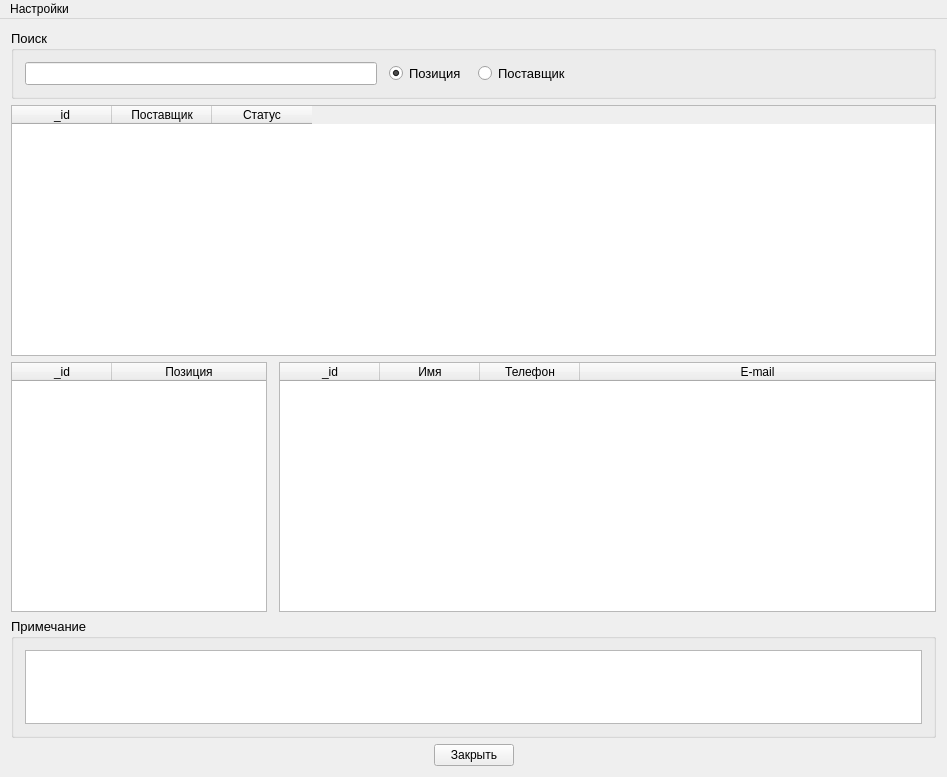
<?xml version="1.0" encoding="UTF-8"?>
<ui version="4.0">
 <class>MainInterfaceClass</class>
 <widget class="QMainWindow" name="MainInterfaceClass">
  <property name="geometry">
   <rect>
    <x>0</x>
    <y>0</y>
    <width>947</width>
    <height>777</height>
   </rect>
  </property>
  <property name="windowTitle">
   <string>Контакты Отдела Закупок</string>
  </property>
  <widget class="QWidget" name="centralWidget">
   <layout class="QVBoxLayout" name="verticalLayout_2">
    <item>
     <widget class="QGroupBox" name="searchGBox">
      <property name="font">
       <font>
        <pointsize>10</pointsize>
       </font>
      </property>
      <property name="title">
       <string>Поиск</string>
      </property>
      <property name="flat">
       <bool>false</bool>
      </property>
      <layout class="QHBoxLayout" name="horizontalLayout_3">
       <property name="spacing">
        <number>12</number>
       </property>
       <item>
        <widget class="QLineEdit" name="searchLineEdit">
         <property name="font">
          <font>
           <pointsize>10</pointsize>
          </font>
         </property>
        </widget>
       </item>
       <item>
        <widget class="QRadioButton" name="position_rBtn">
         <property name="font">
          <font>
           <pointsize>10</pointsize>
          </font>
         </property>
         <property name="text">
          <string>Позиция</string>
         </property>
         <property name="checked">
          <bool>true</bool>
         </property>
        </widget>
       </item>
       <item>
        <widget class="QRadioButton" name="supplier_rBtn">
         <property name="font">
          <font>
           <pointsize>10</pointsize>
          </font>
         </property>
         <property name="text">
          <string>Поставщик</string>
         </property>
        </widget>
       </item>
       <item>
        <spacer name="horizontalSpacer">
         <property name="orientation">
          <enum>Qt::Horizontal</enum>
         </property>
         <property name="sizeHint" stdset="0">
          <size>
           <width>40</width>
           <height>20</height>
          </size>
         </property>
        </spacer>
       </item>
      </layout>
     </widget>
    </item>
    <item>
     <widget class="QTableWidget" name="suppliersTable">
      <property name="contextMenuPolicy">
       <enum>Qt::CustomContextMenu</enum>
      </property>
      <property name="frameShape">
       <enum>QFrame::StyledPanel</enum>
      </property>
      <property name="frameShadow">
       <enum>QFrame::Sunken</enum>
      </property>
      <property name="editTriggers">
       <set>QAbstractItemView::SelectedClicked</set>
      </property>
      <property name="dragDropMode">
       <enum>QAbstractItemView::NoDragDrop</enum>
      </property>
      <property name="alternatingRowColors">
       <bool>true</bool>
      </property>
      <property name="selectionMode">
       <enum>QAbstractItemView::SingleSelection</enum>
      </property>
      <property name="selectionBehavior">
       <enum>QAbstractItemView::SelectRows</enum>
      </property>
      <property name="verticalScrollMode">
       <enum>QAbstractItemView::ScrollPerPixel</enum>
      </property>
      <property name="horizontalScrollMode">
       <enum>QAbstractItemView::ScrollPerPixel</enum>
      </property>
      <property name="sortingEnabled">
       <bool>true</bool>
      </property>
      <attribute name="horizontalHeaderStretchLastSection">
       <bool>false</bool>
      </attribute>
      <column>
       <property name="text">
        <string>_id</string>
       </property>
      </column>
      <column>
       <property name="text">
        <string>Поставщик</string>
       </property>
      </column>
      <column>
       <property name="text">
        <string>Статус</string>
       </property>
      </column>
     </widget>
    </item>
    <item>
     <layout class="QHBoxLayout" name="horizontalLayout_2">
      <property name="spacing">
       <number>12</number>
      </property>
      <item>
       <widget class="QTableWidget" name="positionsTable">
        <property name="sizePolicy">
         <sizepolicy hsizetype="Preferred" vsizetype="Expanding">
          <horstretch>0</horstretch>
          <verstretch>0</verstretch>
         </sizepolicy>
        </property>
        <property name="frameShape">
         <enum>QFrame::StyledPanel</enum>
        </property>
        <property name="frameShadow">
         <enum>QFrame::Sunken</enum>
        </property>
        <property name="editTriggers">
         <set>QAbstractItemView::NoEditTriggers</set>
        </property>
        <property name="alternatingRowColors">
         <bool>true</bool>
        </property>
        <property name="selectionMode">
         <enum>QAbstractItemView::SingleSelection</enum>
        </property>
        <property name="selectionBehavior">
         <enum>QAbstractItemView::SelectRows</enum>
        </property>
        <property name="verticalScrollMode">
         <enum>QAbstractItemView::ScrollPerPixel</enum>
        </property>
        <property name="horizontalScrollMode">
         <enum>QAbstractItemView::ScrollPerPixel</enum>
        </property>
        <attribute name="horizontalHeaderStretchLastSection">
         <bool>true</bool>
        </attribute>
        <column>
         <property name="text">
          <string>_id</string>
         </property>
        </column>
        <column>
         <property name="text">
          <string>Позиция</string>
         </property>
        </column>
       </widget>
      </item>
      <item>
       <layout class="QVBoxLayout" name="verticalLayout">
        <item>
         <widget class="QTableWidget" name="contactsTable">
          <property name="contextMenuPolicy">
           <enum>Qt::CustomContextMenu</enum>
          </property>
          <property name="frameShape">
           <enum>QFrame::StyledPanel</enum>
          </property>
          <property name="frameShadow">
           <enum>QFrame::Sunken</enum>
          </property>
          <property name="editTriggers">
           <set>QAbstractItemView::NoEditTriggers</set>
          </property>
          <property name="alternatingRowColors">
           <bool>true</bool>
          </property>
          <property name="selectionMode">
           <enum>QAbstractItemView::SingleSelection</enum>
          </property>
          <property name="selectionBehavior">
           <enum>QAbstractItemView::SelectRows</enum>
          </property>
          <property name="textElideMode">
           <enum>Qt::ElideMiddle</enum>
          </property>
          <property name="verticalScrollMode">
           <enum>QAbstractItemView::ScrollPerPixel</enum>
          </property>
          <property name="horizontalScrollMode">
           <enum>QAbstractItemView::ScrollPerPixel</enum>
          </property>
          <property name="sortingEnabled">
           <bool>true</bool>
          </property>
          <attribute name="horizontalHeaderStretchLastSection">
           <bool>true</bool>
          </attribute>
          <column>
           <property name="text">
            <string>_id</string>
           </property>
          </column>
          <column>
           <property name="text">
            <string>Имя</string>
           </property>
          </column>
          <column>
           <property name="text">
            <string>Телефон</string>
           </property>
          </column>
          <column>
           <property name="text">
            <string>E-mail</string>
           </property>
          </column>
         </widget>
        </item>
       </layout>
      </item>
     </layout>
    </item>
    <item>
     <widget class="QGroupBox" name="remarkGBox">
      <property name="maximumSize">
       <size>
        <width>16777215</width>
        <height>120</height>
       </size>
      </property>
      <property name="font">
       <font>
        <pointsize>10</pointsize>
       </font>
      </property>
      <property name="title">
       <string>Примечание</string>
      </property>
      <property name="flat">
       <bool>false</bool>
      </property>
      <layout class="QHBoxLayout" name="horizontalLayout_5">
       <item>
        <widget class="QTextEdit" name="remarkTextEdit">
         <property name="sizePolicy">
          <sizepolicy hsizetype="Expanding" vsizetype="Preferred">
           <horstretch>0</horstretch>
           <verstretch>0</verstretch>
          </sizepolicy>
         </property>
         <property name="maximumSize">
          <size>
           <width>16777215</width>
           <height>80</height>
          </size>
         </property>
         <property name="font">
          <font>
           <pointsize>10</pointsize>
          </font>
         </property>
         <property name="readOnly">
          <bool>true</bool>
         </property>
        </widget>
       </item>
      </layout>
     </widget>
    </item>
    <item>
     <layout class="QHBoxLayout" name="horizontalLayout_4">
      <item>
       <spacer name="horizontalSpacer_2">
        <property name="orientation">
         <enum>Qt::Horizontal</enum>
        </property>
        <property name="sizeHint" stdset="0">
         <size>
          <width>40</width>
          <height>20</height>
         </size>
        </property>
       </spacer>
      </item>
      <item>
       <widget class="QPushButton" name="close_btn">
        <property name="text">
         <string>Закрыть</string>
        </property>
       </widget>
      </item>
      <item>
       <spacer name="horizontalSpacer_3">
        <property name="orientation">
         <enum>Qt::Horizontal</enum>
        </property>
        <property name="sizeHint" stdset="0">
         <size>
          <width>40</width>
          <height>20</height>
         </size>
        </property>
       </spacer>
      </item>
     </layout>
    </item>
   </layout>
  </widget>
  <widget class="QMenuBar" name="menuBar">
   <property name="geometry">
    <rect>
     <x>0</x>
     <y>0</y>
     <width>947</width>
     <height>21</height>
    </rect>
   </property>
   <widget class="QMenu" name="Options_menu">
    <property name="title">
     <string>Настройки</string>
    </property>
    <widget class="QMenu" name="showActiveSupp_action">
     <property name="title">
      <string>Сортировка</string>
     </property>
     <addaction name="isShowing_action"/>
    </widget>
    <widget class="QMenu" name="database_menu">
     <property name="title">
      <string>База данных</string>
     </property>
     <addaction name="setPathToDB_action"/>
     <addaction name="showPathToDB_action"/>
    </widget>
    <addaction name="database_menu"/>
    <addaction name="showActiveSupp_action"/>
   </widget>
   <addaction name="Options_menu"/>
  </widget>
  <action name="isShowing_action">
   <property name="checkable">
    <bool>true</bool>
   </property>
   <property name="checked">
    <bool>true</bool>
   </property>
   <property name="text">
    <string>Показывать неактивных поставщиков</string>
   </property>
  </action>
  <action name="setPathToDB_action">
   <property name="text">
    <string>Указать базу данных</string>
   </property>
  </action>
  <action name="showPathToDB_action">
   <property name="text">
    <string>Текущий путь к базе данных</string>
   </property>
  </action>
 </widget>
 <layoutdefault spacing="6" margin="11"/>
 <resources>
  <include location="MainInterface.qrc"/>
 </resources>
 <connections>
  <connection>
   <sender>suppliersTable</sender>
   <signal>itemPressed(QTableWidgetItem*)</signal>
   <receiver>MainInterfaceClass</receiver>
   <slot>selectSupplierSlot()</slot>
   <hints>
    <hint type="sourcelabel">
     <x>152</x>
     <y>189</y>
    </hint>
    <hint type="destinationlabel">
     <x>86</x>
     <y>159</y>
    </hint>
   </hints>
  </connection>
  <connection>
   <sender>position_rBtn</sender>
   <signal>released()</signal>
   <receiver>MainInterfaceClass</receiver>
   <slot>searchSlot()</slot>
   <hints>
    <hint type="sourcelabel">
     <x>331</x>
     <y>76</y>
    </hint>
    <hint type="destinationlabel">
     <x>433</x>
     <y>87</y>
    </hint>
   </hints>
  </connection>
  <connection>
   <sender>supplier_rBtn</sender>
   <signal>released()</signal>
   <receiver>MainInterfaceClass</receiver>
   <slot>searchSlot()</slot>
   <hints>
    <hint type="sourcelabel">
     <x>421</x>
     <y>76</y>
    </hint>
    <hint type="destinationlabel">
     <x>616</x>
     <y>88</y>
    </hint>
   </hints>
  </connection>
  <connection>
   <sender>searchLineEdit</sender>
   <signal>textEdited(QString)</signal>
   <receiver>MainInterfaceClass</receiver>
   <slot>searchSlot()</slot>
   <hints>
    <hint type="sourcelabel">
     <x>75</x>
     <y>66</y>
    </hint>
    <hint type="destinationlabel">
     <x>24</x>
     <y>91</y>
    </hint>
   </hints>
  </connection>
  <connection>
   <sender>close_btn</sender>
   <signal>clicked()</signal>
   <receiver>MainInterfaceClass</receiver>
   <slot>close()</slot>
   <hints>
    <hint type="sourcelabel">
     <x>453</x>
     <y>733</y>
    </hint>
    <hint type="destinationlabel">
     <x>722</x>
     <y>136</y>
    </hint>
   </hints>
  </connection>
 </connections>
 <slots>
  <slot>testSlot()</slot>
  <slot>selectSupplierSlot()</slot>
  <slot>changeSearchesObjectSlot()</slot>
  <slot>searchSlot()</slot>
 </slots>
</ui>
